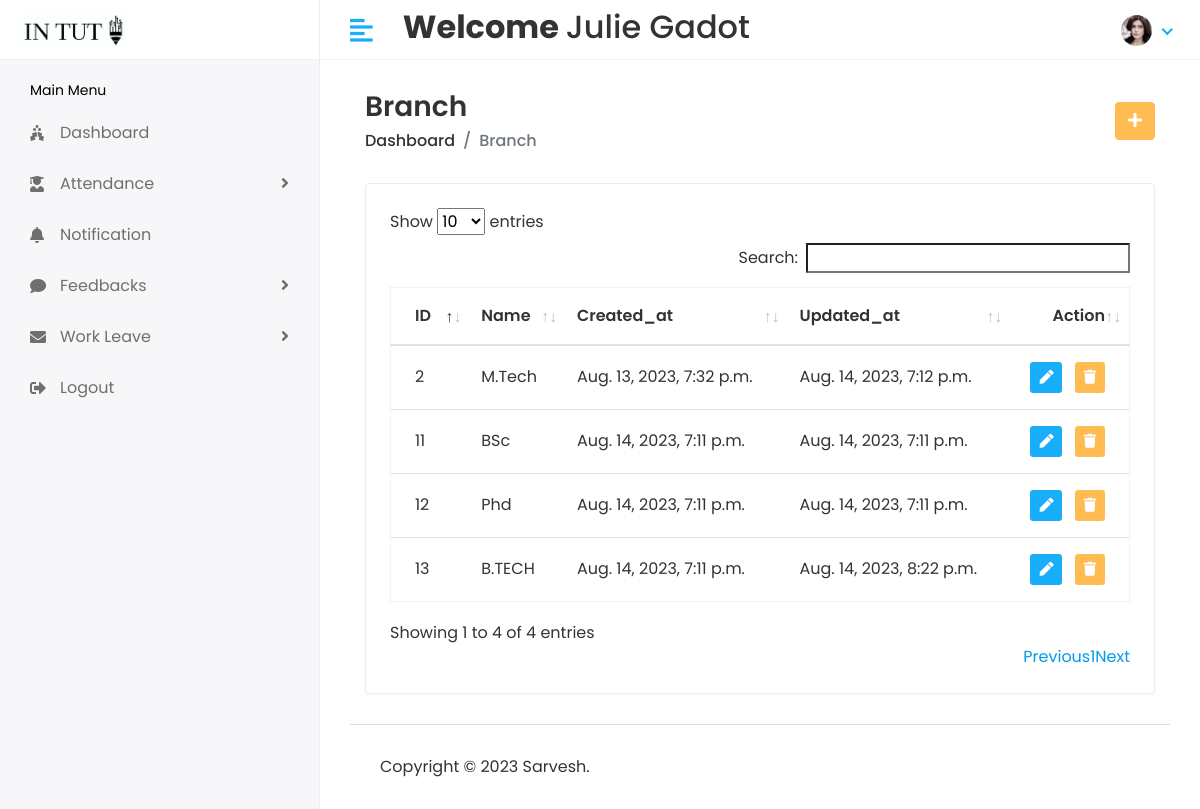
The page /Hod/branch (signed in) on the database its author committed.
### stuapp/models.py (models this page shows, shortened)
class CustomUser(AbstractUser):
    USER={
        (1,'HOD'),(2,'STAFF'),(3,'STUDENT')
    }
    user_type=models.CharField(choices=USER,max_length=100,default=1)
    profile_pic=models.ImageField(upload_to='media/profile_pic')

class Branch(models.Model):
    name=models.CharField(max_length=100)
    created_at=models.DateTimeField(auto_now_add=True)
    updated_at=models.DateTimeField(auto_now=True)

### student/hodviews.py (the view)
# urls.py: path('Hod/branch',hodviews.branchlist,name='branchlist'),
@login_required(login_url='/')
def branchlist(request):
    branch=Branch.objects.all()
    return render(request,'hod/branchlist.html',{'branch':branch})

### templates/hod/branchlist.html (shortened to what this page needs)
{% extends 'base.html' %}
{% block content %}
{% load static %}
<div class="content container-fluid">
   <div class="page-header">
      <div class="row align-items-center">
         <div class="col">
            <h3 class="page-title">Branch</h3>
            <ul class="breadcrumb">
               <li class="breadcrumb-item"><a href="{% url 'hodhome'%}">Dashboard</a></li>
               <li class="breadcrumb-item active">Branch</li>
            </ul>
         </div>
         <div class="col-auto text-right float-right ml-auto">
            <a href="{% url 'addbranch' %}" class="btn btn-primary"><i class="fas fa-plus"></i></a>
         </div>
      </div>
   </div>
   <div class="row">
      <div class="col-sm-12">
         <div class="card card-table">
            <div class="card-body">
               <div class="table-responsive">
                  <table id="table_id" class="table table-hover table-center mb-0">
                     <thead>
                        <tr>
                            <th>ID</th>
                           <th>Name</th>
                           <th>Created_at</th>
                           <th>Updated_at</th>
                           <th class="text-right">Action</th>
                        </tr>
                     </thead>
                     <tbody>
                        {% for i in branch %}
                        <tr>
                           <td>{{i.id}}</td>
                           <td>{{i.name}}</td>
                           <td>{{i.created_at}}</td>
                           <td>{{i.updated_at}}</td>
                           <td class="text-right">
                            <div class="actions">
                                <a href="{% url 'editbranch' i.id %}" class="btn btn-sm bg-success-light mr-2">
                                <i class="fas fa-pen"></i>
                                </a>
                                 <a href="{% url 'deletebranch' i.id %}" class="btn btn-sm bg-danger-light">
                                <i class="fas fa-trash"></i>
                                </a>
                             </div>
                           </td>
                        </tr>
                        {% endfor %}
                     </tbody>
                  </table>
               </div>
            </div>
         </div>
      </div>
   </div>
</div>
{% endblock %}

### templates/includes/header.html (shortened to what this page needs)
{% load static %}
<div class="header" >
    <div class="header-left" style="background-color:white">
        {% if user.user_type == '1' %}
        <a href="{% url 'hodhome'%}" class="logo container" >
            <img src="{% static 'assets/img/logo1big.png'%}" width="300px" height="100px" alt="Logo">
        </a>
        {% elif user.user_type == '2' %}
        <a href="{% url 'staffhome'%}" class="logo">
            <img src="{% static 'assets/img/logo1big.png'%}" alt="Logo">
        </a>
        {% else %}
        <a href="{% url 'studenthome'%}" class="logo">
            <img src="{% static 'assets/img/logo1big.png'%}" alt="Logo">
        </a>
        {% endif %}
    </div>
    <a href="javascript:void(0);" id="toggle_btn">
        <i class="fas fa-align-left"></i>
    </a>
    <div class="top-nav-search my-2">
        <h2><strong> Welcome </strong> {{user.first_name}} {{user.last_name}} </h2>
    </div>
    <ul class="nav user-menu">
        <li class="nav-item dropdown has-arrow">
            <a href="#" class="dropdown-toggle nav-link" data-toggle="dropdown">
                {% if user.profile_pic == "" %}
                <span class="user-img"><img class="rounded-circle" src="{% static 'assets/img/noimg.jpg' %}" width="31"
                        ></span>
                {% else %}
                <span class="user-img"><img class="rounded-circle" src="/{{user.profile_pic}}" width="31"
                        alt="Ryan Taylor"></span>
                {% endif %}
            </a>
        </li>
    </ul>
</div>

### static/assets/css/style.css (style rules this page uses)
html { height: 100%; }
body { background-color: #fff; color: #333; font-family: 'Poppins', sans-serif; font-size: 1rem; height: 100%; line-height: 1.5; overflow-x: hidden; }
h1, h2, h3, h4, h5, h6 { font-family: 'Poppins', sans-serif; margin-top: 0; }
a { color: #009ce7; }
input, button, a { transition: all 0.4s ease; -moz-transition: all 0.4s ease; -o-transition: all 0.4s ease; -ms-transition: all 0.4s ease; -webkit-transition: all 0.4s ease; }
ul, ol { padding: 0px; list-style: none; }
.table { color: #333; max-width: 100%; margin-bottom: 0; width: 100%; }
.table.dataTable { border-collapse: collapse !important; border: 1px solid rgba(0, 0, 0, 0.05); }
.table thead tr th { font-weight: 600; }
.table tbody tr { border-bottom: 1px solid rgba(0, 0, 0, 0.05); }
.table.table-center td, .table.table-center th { vertical-align: middle; }
.card-table .card-body .table > thead > tr > th { border-top: 0; }
.card-table .card-body .table tr td:first-child, .card-table .card-body .table tr th:first-child { padding-left: 1.5rem; }
.card-table .card-body .table tr td:last-child, .card-table .card-body .table tr th:last-child { padding-right: 1.5rem; }
.card-table .table td, .card-table .table th { border-top: 1px solid #e2e5e8; padding: 1rem 0.75rem; white-space: nowrap; }
.btn-primary { background-color: #FFBC53; border: 1px solid #FFBC53; }
.card { border: 1px solid #ececf5; box-shadow: 0 1px 3px 0 rgba(0, 0, 0, 0.03); margin-bottom: 1.875rem; }
.card-body { padding: 1.5rem; }
.bg-danger-light { background-color:#FFBC53 !important; color:#fff !important; }
.bg-success-light { background-color: #18aefa; color: #fff; }
.header { background-color: #fff; border-bottom: 1px solid #f3f3f4; left: 0; position: fixed; right: 0; top: 0; z-index: 1001; height: 60px; }
.header .header-left { float: left; height: 60px; padding: 0 20px; position: relative; width: 320px; z-index: 1; transition: all 0.2s ease-in-out; background-color: #f7f7fa; border-bottom: 1px solid #efefef; border-right: 1px solid #ececf5; display: flex; align-items: center; }
.header .header-left .logo { display: inline-block; line-height: 60px; }
.header .header-left .logo img { max-height: 40px; width: auto; }
.header .dropdown-toggle:after { display: none; }
.header .has-arrow .dropdown-toggle:after { border-top: 0; border-left: 0; border-bottom: 2px solid #18aefa; border-right: 2px solid #18aefa; content: ''; height: 8px; display: inline-block; pointer-events: none; -webkit-transform-origin: 66% 66%; -ms-transform-origin: 66% 66%; transform-origin: 66% 66%; -webkit-transform: rotate(45deg); -ms-transform: rotate(45deg); transform: rotate(45deg); -webkit-transition: all 0.15s ease-in-out; transition: all 0.15s ease-in-out; width: 8px; vertical-align: 0px; }
.user-menu { float: right; margin: 0; position: relative; z-index: 99; padding-right: 15px; }
.user-menu.nav > li > a { color: #a0a0a0; font-size: 14px; line-height: 58px; padding: 0 15px; height: 60px; }
.user-img { margin-right: 3px; position: relative; }
.top-nav-search { float: left; margin-left: 15px; }
.page-header { margin-bottom: 1.875rem; }
.page-header .breadcrumb { background-color: transparent; color: #6c757d; font-size: 1rem; font-weight: 500; margin-bottom: 0; padding: 0; }
.page-header .breadcrumb a { color: #333; }
.page-title { font-size: 28px; font-weight: 600; color: #333; margin-bottom: 5px; }
@media (min-width: 992px) { #toggle_btn { align-items: center; color: #18aefa; display: inline-flex; float: left; font-size: 26px; height: 60px; justify-content: center; margin-left: 15px; padding: 0 15px; } }

### rows shown on the page
CustomUser: first_name "Julie", last_name "Gadot", profile_pic (picture)
Branch: id "2", name "M.Tech", created_at "Aug. 13, 2023, 7:32 p.m.", updated_at "Aug. 14, 2023, 7:12 p.m."
Branch: id "11", name "BSc", created_at "Aug. 14, 2023, 7:11 p.m.", updated_at "Aug. 14, 2023, 7:11 p.m."
Branch: id "12", name "Phd", created_at "Aug. 14, 2023, 7:11 p.m.", updated_at "Aug. 14, 2023, 7:11 p.m."
Branch: id "13", name "B.TECH", created_at "Aug. 14, 2023, 7:11 p.m.", updated_at "Aug. 14, 2023, 8:22 p.m."
